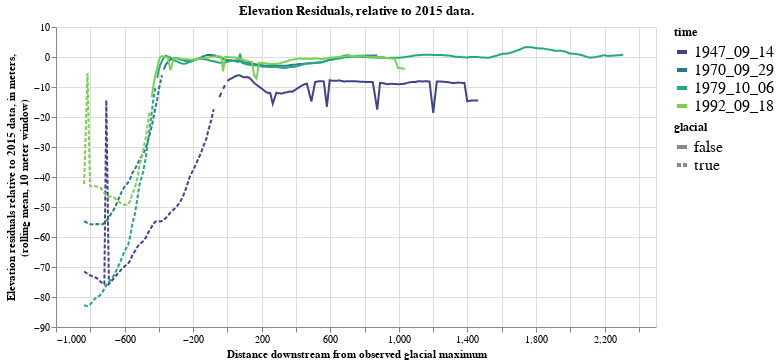

Notebook source saved alongside this figure:
### Markdown cell above
Plot elevation residuals, include glacier signals, rolling mean (small)

### Code cell
src = diff_df[['elevation', 'time', 'path_distance_from_glacier', 'glacial', 'elevation_residual']].reset_index().dropna()
src['time'] = src['time'].apply(lambda x: x.strftime(strip_time_format))
alt.Chart(
    src
).transform_window(
    rolling_mean='mean(elevation_residual)',
    groupby=['time'],
    frame=[-5,5]
).mark_line().encode(
    alt.X("path_distance_from_glacier:Q", title="Distance downstream from observed glacial maximum"),
        alt.Y(
        "rolling_mean:Q", 
        scale=alt.Scale(zero=False), 
        title=['Elevation residuals relative to 2015 data, in meters,',  '(rolling mean, 10 meter window)'],
        impute=alt.ImputeParams(value=None)
    ),
    
    alt.Color("time:O", scale=alt.Scale(scheme='viridis')),
    alt.StrokeDash('glacial:N')
).properties(
    width = 600,
    # height = 600,
    title="Elevation Residuals, relative to 2015 data."
).configure_legend(
    titleColor='black', 
    titleFontSize=12, 
    labelFontSize=16, 
    symbolStrokeWidth=4
)

### Figure 1 — Vega-Lite specification as saved in the notebook (floating-point values rounded to 4 significant figures; data arrays with more than 128 entries replaced by an {"elided": "..."} marker saying what was removed)
{"config": {"view": {"continuousWidth": 400, "continuousHeight": 300}, "legend": {"labelFontSize": 16, "symbolStrokeWidth": 4, "titleColor": "black", "titleFontSize": 12}}, "data": {"name": "data-c76490a749e1c4fa036818481af006b5"}, "mark": "line", "encoding": {"color": {"field": "time", "scale": {"scheme": "viridis"}, "type": "ordinal"}, "strokeDash": {"field": "glacial", "type": "nominal"}, "x": {"field": "path_distance_from_glacier", "title": "Distance downstream from observed glacial maximum", "type": "quantitative"}, "y": {"field": "rolling_mean", "impute": {"value": null}, "scale": {"zero": false}, "title": ["Elevation residuals relative to 2015 data, in meters,", "(rolling mean, 10 meter window)"], "type": "quantitative"}}, "title": "Elevation Residuals, relative to 2015 data.", "transform": [{"window": [{"op": "mean", "field": "elevation_residual", "as": "rolling_mean"}], "frame": [-5, 5], "groupby": ["time"]}], "width": 600, "$schema": "https://vega.github.io/schema/vega-lite/v4.17.0.json", "datasets": {"data-c76490a749e1c4fa036818481af006b5": {"elided": "579 records"}}}
